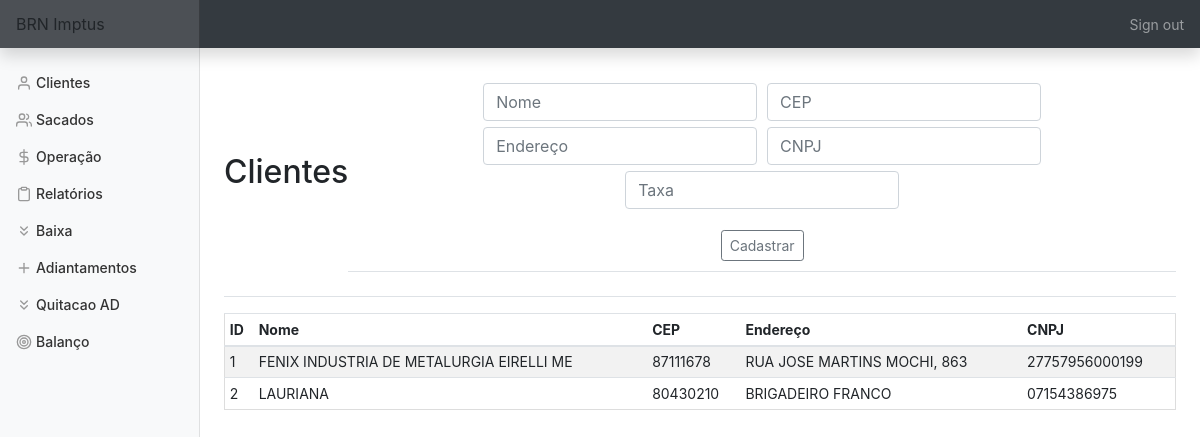
/clientes (signed in), run on an earlier commit of the app's database.
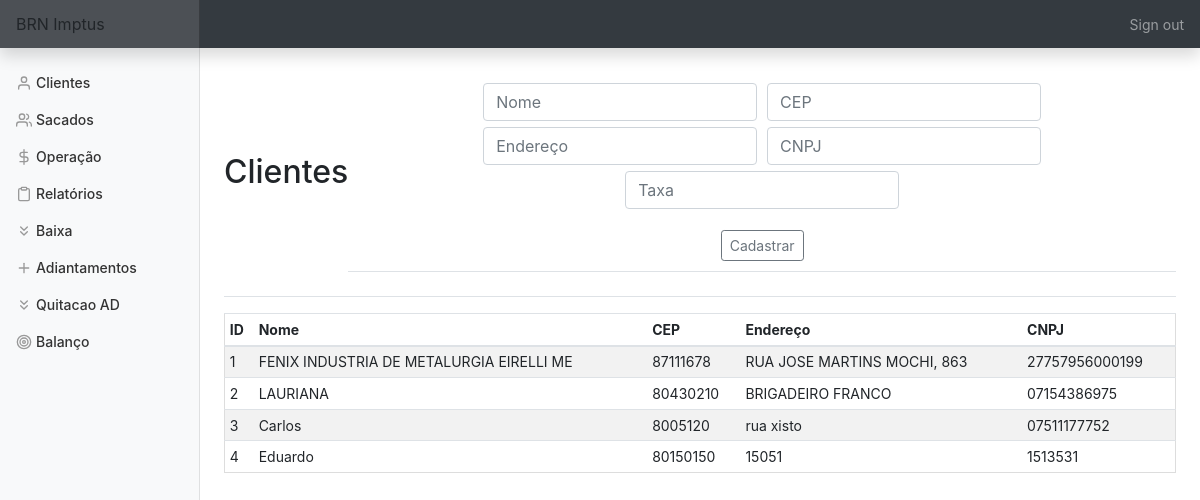
And on a later commit of the database.
### tables this page shows
CREATE TABLE clientes (id INTEGER PRIMARY KEY AUTOINCREMENT NOT NULL,
						nome TEXT NOT NULL,
						cep TEXT NOT NULL,
						endereço TEXT NOT NULL, cnpj TEXT, taxa FLOAT);

### app.py (the view, shortened to what this page needs)
@app.route('/clientes', methods=['GET', 'POST'])
@login_required
def clientes():
    con = sqlite3.connect('brn.db')
    con.row_factory = sqlite3.Row
    cur = con.cursor()
    if request.method == 'GET':
        cur.execute('SELECT * FROM clientes')
        rows = cur.fetchall()
        return render_template('clientes.html', rows=rows)

### app.py (called while the page is built)
@app.after_request
def after_request(response):
    response.headers["Cache-Control"] = "no-cache, no-store, must-revalidate"
    response.headers["Expires"] = 0
    response.headers["Pragma"] = "no-cache"
    return response

### helper.py (called while the page is built)
def login_required(f):
    @wraps(f)
    def decorated_function(*args, **kwargs):
        if session.get("user_id") is None:
            return redirect("/login")
        return f(*args, **kwargs)
    return decorated_function

### templates/clientes.html (shortened to what this page needs)
{% extends "layout.html" %}
{% block main %}
    <div class='d-flex justify-content-between flex-warp flex-md-nowrap align-items-center pt-3 pb-2 mb-3 border-bottom'>
        <h1 class='h2'>Clientes</h1>
        <div class='d-flex justify-content-between flex-warp flex-md-nowrap align-items-center pt-3 pb-2 mb-3 border-bottom'>
            <form action='clientes' method='POST'>
                <div class='form-group'>
                    <input name='nome' autofocus class='form-control' placeholder='Nome' type='text'>
                    <input name='cep' autofocus class='form-control' placeholder='CEP' type='number'>
                    <input name='endereco' autofocus class='form-control' placeholder='Endereço' type='text'>
                    <input name='cnpj' autofocus class='form-control' placeholder='CNPJ' type='text'>
                    <input name='tx' autofocus class='form-control' placeholder='Taxa' type='number' step='0.01'>
                </div>
                <button type='submit' class='btn btn-sm btn-outline-secondary'>Cadastrar</button>
            </form>
        </div>
    </div>
    <div class='table-responsive'>
        <table class='table table-striped table-sm'>
            <thead>
                <tr>
                    <th>ID</th>
                    <th>Nome</th>
                    <th>CEP</th>
                    <th>Endereço</th>
                    <th>CNPJ</th>
                </tr>
            </thead>
            <tbody>
                {% for row in rows %}
                    <tr>
                        <td>{{ row['id'] }}</td>
                        <td>{{ row['nome'] }}</td>
                        <td>{{ row['cep'] }}</td>
                        <td>{{ row['endereço'] }}</td>
                        <td>{{ row['cnpj'] }}</td>
                    </tr>
                {% endfor %}
            </tbody>
        </table>
    </div>
{% endblock %}

What changed in the data, as far as the page shows it:
added clientes: id "3", nome "Carlos", cep "8005120", endereço "rua xisto", cnpj "07511177752"
added clientes: id "4", nome "Eduardo", cep "80150150", endereço "15051", cnpj "1513531"
